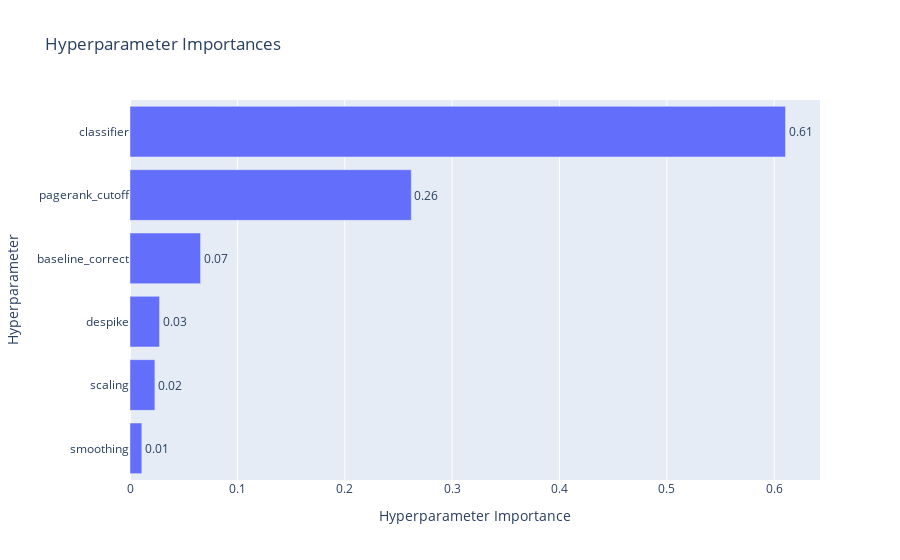

Notebook cell for this chart:
### Code cell
optuna.visualization.plot_param_importances(study)

### Figure 1 — Plotly figure (JSON) as saved in the notebook; plotly's stock layout.template omitted (floating-point values rounded to 4 significant figures)
{"data": [{"cliponaxis": false, "hovertemplate": ["smoothing (CategoricalDistribution): 0.011008181515277276<extra></extra>", "scaling (CategoricalDistribution): 0.023179462092345997<extra></extra>", "despike (CategoricalDistribution): 0.02753143133968963<extra></extra>", "baseline_correct (CategoricalDistribution): 0.06573023649271814<extra></extra>", "pagerank_cutoff (FloatDistribution): 0.26201631145378024<extra></extra>", "classifier (CategoricalDistribution): 0.6105343771061887<extra></extra>"], "name": "Objective Value", "orientation": "h", "text": ["0.01", "0.02", "0.03", "0.07", "0.26", "0.61"], "textposition": "outside", "type": "bar", "x": [0.01101, 0.02318, 0.02753, 0.06573, 0.262, 0.6105], "y": ["smoothing", "scaling", "despike", "baseline_correct", "pagerank_cutoff", "classifier"]}], "layout": {"title": {"text": "Hyperparameter Importances"}, "xaxis": {"title": {"text": "Hyperparameter Importance"}}, "yaxis": {"title": {"text": "Hyperparameter"}}}}
